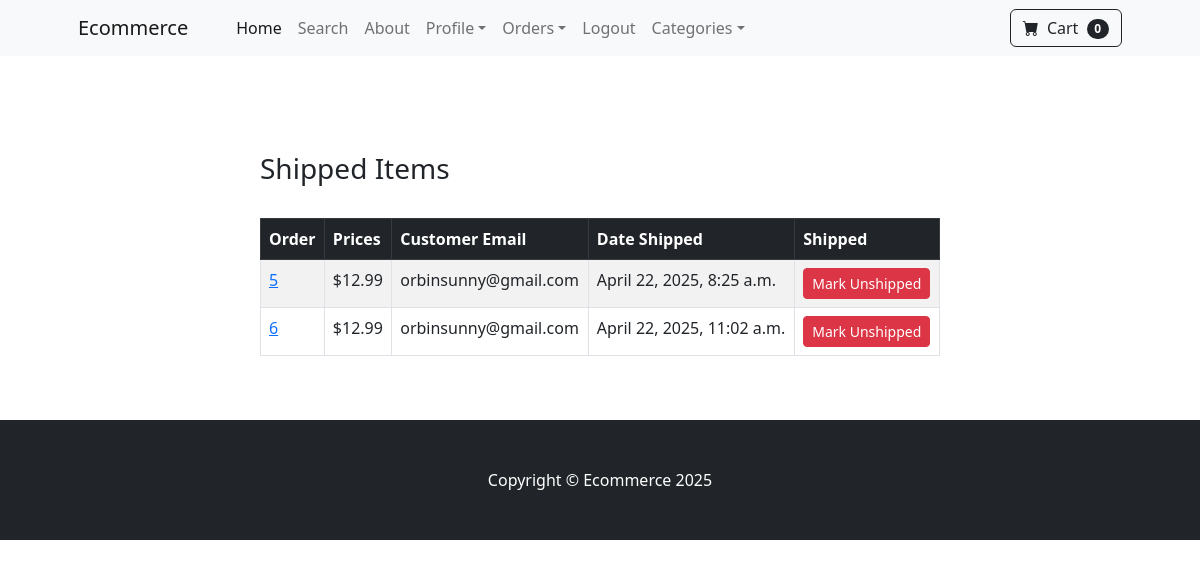
The page /payment/shipped_dash (signed in) on the database its author committed.
### payment/models.py (models this page shows, shortened)
class Order(models.Model):
    user = models.ForeignKey(User, on_delete=models.CASCADE, null=True, blank=True)
    full_name = models.CharField(max_length=150)
    email = models.EmailField(max_length=150)
    shipping_address = models.TextField(max_length=1500)
    amount_paid = models.DecimalField(max_digits=7, decimal_places=2)
    date_ordered = models.DateTimeField(auto_now_add=True)
    shipped = models.BooleanField(default=False)
    date_shipped = models.DateTimeField(blank=True, null=True)

### payment/views.py (the view, shortened to what this page needs)
# urls.py: path('shipped_dash', views.shipped_dash, name='shipped_dash'),
def shipped_dash(request):
    if request.user.is_authenticated and request.user.is_superuser:
        orders = Order.objects.filter(shipped=True)
        return render(request, "payment/shipped_dash.html", {'orders': orders})
    else:
        messages.success(request,"Order Placed")
        return redirect('home')

### cart/cart.py (called while the page is built)
    def __len__(self):
        if not self.cart:  # Check if cart is empty
            return 0
        return sum(self.cart.values())

### cart/context_processors.py (called while the page is built)
def cart(request):
    return {'cart': Cart(request)}

### payment/templates/payment/shipped_dash.html (shortened to what this page needs)
{% extends 'base.html'%}
{% block content %}
        <section class="py-5">
            <div class="container px-4 px-lg-5">
                <div class="row gx-4 gx-lg-5 justify-content-center">
                    <div class="col-lg-8">
                        <br/> <br/>
                        <h3>Shipped Items</h3>
                        <br/>
                        <table class="table table-striped table-hover table-bordered">
                            <thead class="table-dark">
                              <tr>
                                <th scope="col">Order</th>
                                <th scope="col">Prices</th>
                                <th scope="col">Customer Email</th>
                                <th scope="col">Date Shipped</th>
                                <th scope="col">Shipped</th>
                              </tr>
                            </thead>
                            <tbody>
                                {% for order in orders %}
                              <tr>
                                <td><a href="{% url 'orders' order.id %}">{{order.id }}</a></td>
                                <td>${{order.amount_paid }}</td>
                                <td>{{order.email }}</td>
                                <td>{{order.date_shipped }}</td>
                                <td>
                                  <form method="POST">
                                    <button type="submit" class="btn btn-danger btn-sm">Mark Unshipped</button>
                                  </form>
                                </td>
                              </tr>
                              {% endfor %}
                            </tbody>
                          </table>
                    </div>
                </div>
            </div>
        </section>
{% endblock %}

### rows shown on the page
Order: id "5", amount_paid "12.99", email "orbinsunny@gmail.com", date_shipped "April 22, 2025, 8:25 a.m."
Order: id "6", amount_paid "12.99", email "orbinsunny@gmail.com", date_shipped "April 22, 2025, 11:02 a.m."

### other values the page prints
{{ cart|length }} "0"
